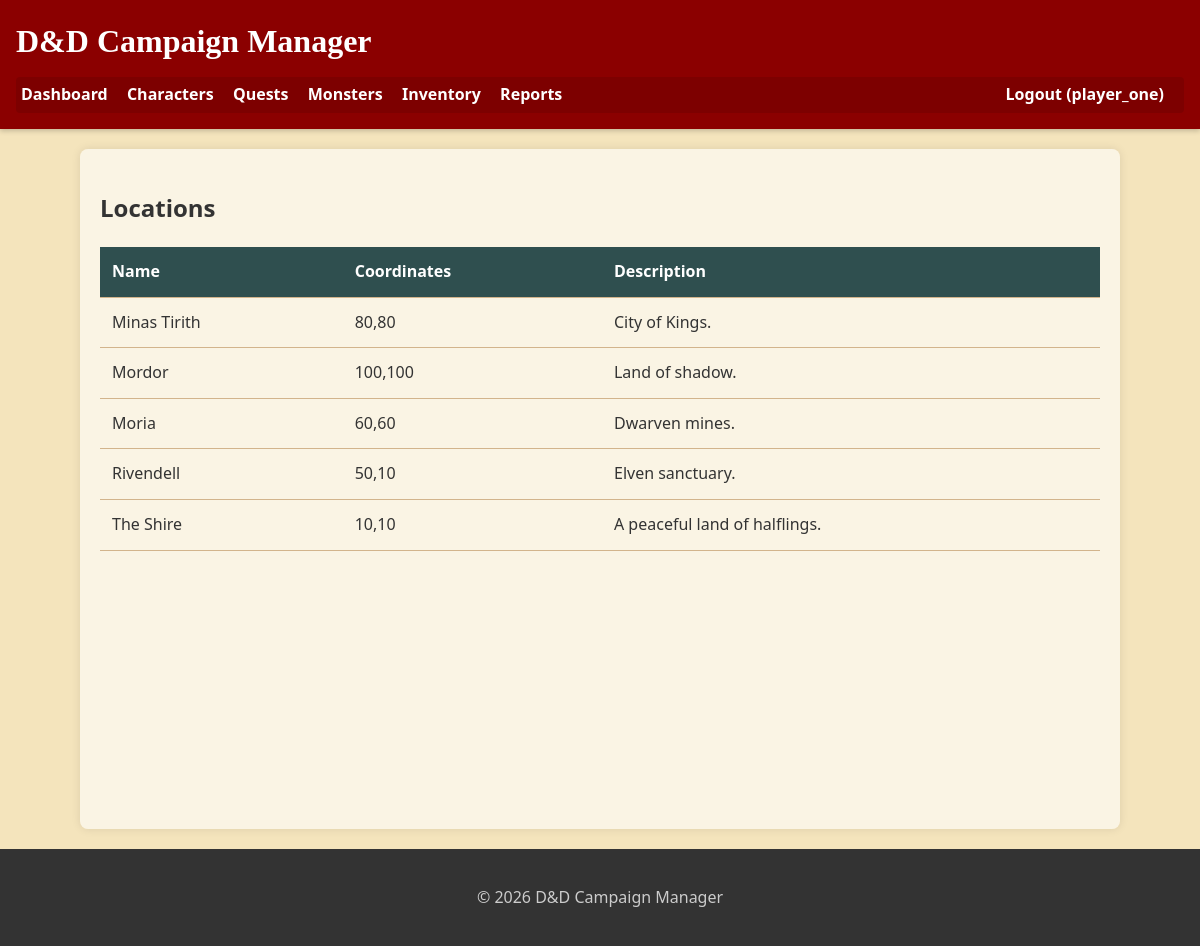
The page /locations.php (signed in) on the database its author committed.
### tables this page shows
CREATE TABLE IF NOT EXISTS locations (
    loc_id INT AUTO_INCREMENT PRIMARY KEY,
    name VARCHAR(100) NOT NULL,
    coordinates VARCHAR(50),
    description TEXT
);

### locations.php (the view, shortened to what this page needs)
<?php
require 'db.php';
require 'functions.php';
$locations = $pdo->query("SELECT * FROM locations ORDER BY name")->fetchAll();
echo get_header('Locations');
?>
<h2>Locations</h2>
<table>
    <thead>
        <tr>
            <th>Name</th>
            <th>Coordinates</th>
            <th>Description</th>
        </tr>
    </thead>
    <tbody>
        <?php foreach($locations as $l): ?>
        <tr>
            <td><?php echo htmlspecialchars($l['name']); ?></td>
            <td><?php echo $l['coordinates']; ?></td>
            <td><?php echo htmlspecialchars($l['description']); ?></td>
        </tr>
        <?php endforeach; ?>
    </tbody>
</table>
<?php echo get_footer(); ?>

### css/style.css (style rules this page uses)
:root { --primary: #8b0000; --secondary: #2f4f4f; --bg: #f4e4bc; --text: #333; --light: #fff; --border: #d2b48c; }
body { font-family: 'Segoe UI', Tahoma, Geneva, Verdana, sans-serif; background-color: var(--bg); color: var(--text); margin: 0; padding: 0; line-height: 1.6; }
table { width: 100%; border-collapse: collapse; margin: 20px 0; }
th, td { padding: 12px; text-align: left; border-bottom: 1px solid var(--border); }
th { background-color: var(--secondary); color: white; }

### rows shown on the page
locations: name "Minas Tirith", coordinates "80,80", description "City of Kings."
locations: name "Mordor", coordinates "100,100", description "Land of shadow."
locations: name "Moria", coordinates "60,60", description "Dwarven mines."
locations: name "Rivendell", coordinates "50,10", description "Elven sanctuary."
locations: name "The Shire", coordinates "10,10", description "A peaceful land of halflings."

### other values the page prints
$_SESSION['username'] "player_one"
